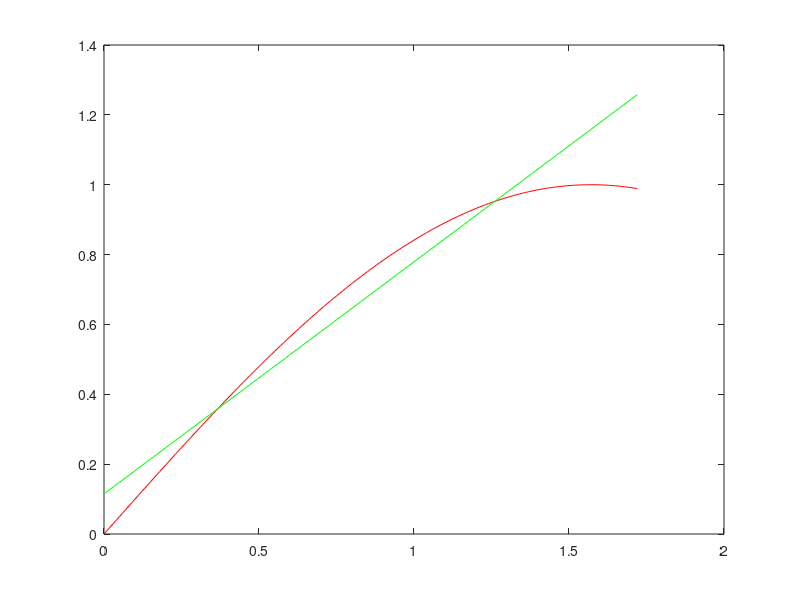

MATLAB code for this plot:
clc
clear all

A=[ pi/2 pi^2/8
    pi^2/8 pi^3/24]

B=[1
    1]

aa=A\B

f=@(x) sin(x)

p=@(x) aa(1).*x.^0+aa(2).*x.^1

xx=0:0.01:pi/2 *1.1
figure(10)
plot(xx, f(xx), 'r');
hold on
plot(xx, p(xx), 'g');